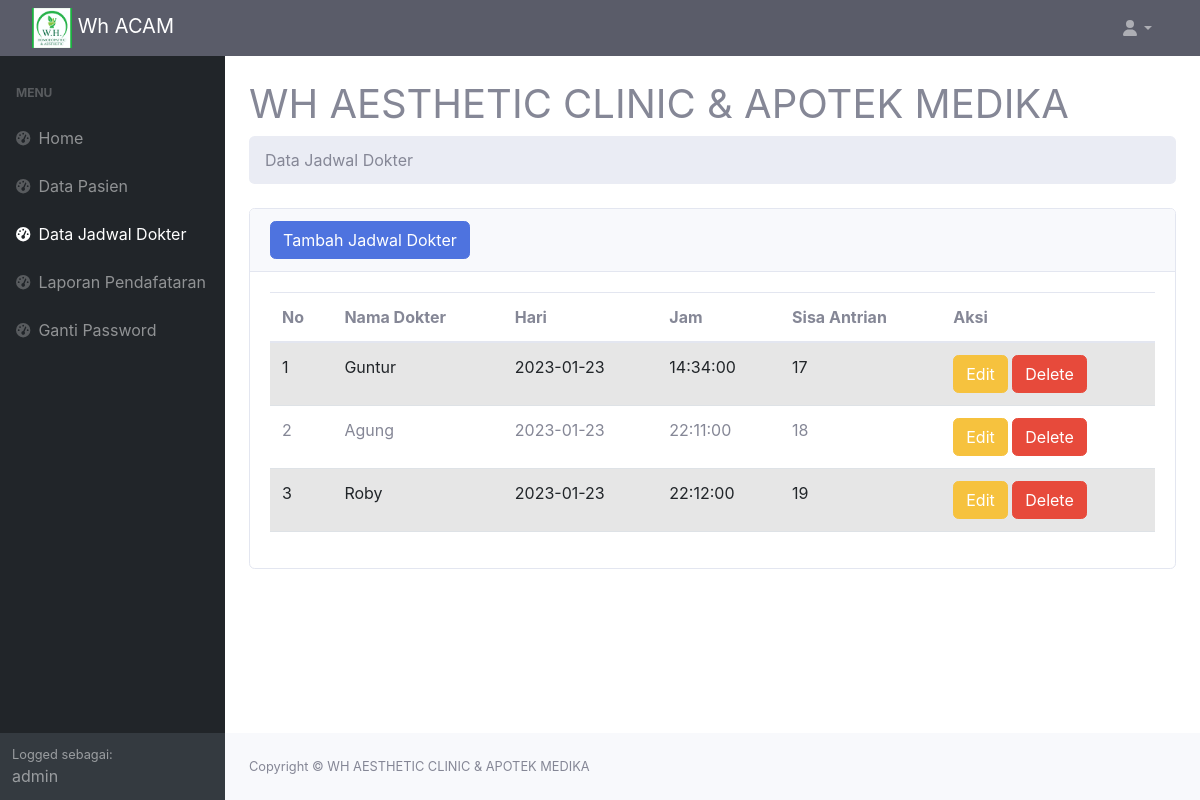
The page /component/dashboard/data_jadwal.php (signed in) on the database its author committed.
### tables this page shows
CREATE TABLE `data_jadwal_dokter` (
  `id_jadwal_dokter` int(5) NOT NULL,
  `nama_dokter` varchar(50) NOT NULL,
  `tanggal_jadwal` date NOT NULL,
  `jam_jadwal` time NOT NULL
);

### component/dashboard/data_jadwal.php (the view, shortened to what this page needs)
<?php
require '../database/koneksi.php';
?>
<!DOCTYPE html>
<html lang="en">
<head>
    <link href="https://cdn.jsdelivr.net/npm/simple-datatables@latest/dist/style.css" rel="stylesheet" />
    <link href="../../css/styles.css" rel="stylesheet" />
    <link href="../../css/sb-admin-2.min.css" rel="stylesheet">
</head>
<body class="sb-nav-fixed">
    <nav class="sb-topnav navbar navbar-expand navbar-dark bg-dark">
        <a class="navbar-brand ps-3" href="index.php"><img src="../../images/logo.png" width="40" height="40">  Wh ACAM</a>
        <ul class="navbar-nav ms-auto ms-md-0 me-3 me-lg-4">
            <li class="nav-item dropdown">
                <a class="nav-link dropdown-toggle" id="navbarDropdown" href="#" role="button" data-bs-toggle="dropdown" aria-expanded="false"><i class="fas fa-user fa-fw"></i></a>
            </li>
        </ul>
    </nav>
    <div id="layoutSidenav">
        <div id="layoutSidenav_nav">
            <nav class="sb-sidenav accordion sb-sidenav-dark" id="sidenavAccordion">
                <div class="sb-sidenav-menu">
                    <div class="nav">
                        <div class="sb-sidenav-menu-heading">Menu</div>
                            <a class="nav-link" href="index.php">
                            <div class="sb-nav-link-icon"><i class="fas fa-tachometer-alt"></i></div>
                            Home
                        </a>
                        <a class="nav-link" href="data_pasien.php">
                            <div class="sb-nav-link-icon"><i class="fas fa-tachometer-alt"></i></div>
                            Data Pasien
                        </a>
                        <a class="nav-link active" href="data_jadwal.php">
                            <div class="sb-nav-link-icon"><i class="fas fa-tachometer-alt"></i></div>
                            Data Jadwal Dokter
                        </a>
                        <a class="nav-link" href="data_laporan_pendaftaran.php">
                            <div class="sb-nav-link-icon"><i class="fas fa-tachometer-alt"></i></div>
                            Laporan Pendafataran
                        </a>
                        <a class="nav-link" href="ganti_password.php">
                            <div class="sb-nav-link-icon"><i class="fas fa-tachometer-alt"></i></div>
                            Ganti Password
                        </a>
                    </div>
                </div>
                <div class="sb-sidenav-footer">
                    <div class="small">Logged sebagai:</div>
                    <?php
                    if ($_SESSION['admin'] == True) {
                        echo $_SESSION['name'];
                    }
                    else{
                    }
                    ?>
                </div>
            </nav>
        </div>
        <div id="layoutSidenav_content">
            <main>
                <div class="container-fluid px-4">
                    <h1 class="mt-4">WH AESTHETIC CLINIC & APOTEK MEDIKA</h1>
                    <ol class="breadcrumb mb-4">
                        <li class="breadcrumb-item active">Data Jadwal Dokter</li>
                    </ol>
                    <div class="card mb-4">
                        <div class="card-header">
                            <?php
                            if ($_SESSION['admin'] == True) {
                                echo '<button type="button" class="btn btn-primary" data-bs-toggle="modal" data-bs-target="#myModal">
                                Tambah Jadwal Dokter</button>';
                            }
                            else{
                            }
                            ?>
                        </div>
                        <div class="card-body">
                            <?php
                            if ($_SESSION['admin'] == True) {
                                ?>
                                <table class="table table-striped">
                                <thead>
                                    <tr>
                                        <th>No</th>
                                        <th>Nama Dokter</th>
                                        <th>Hari</th>
                                        <th>Jam</th>
                                        <th>Sisa Antrian</th>
                                        <th>Aksi</th>
                                    </tr>
                                </thead>
                                <tbody>
                                    <?php
                                    $ambildatadokter = mysqli_query($koneksi, "SELECT * FROM data_jadwal_dokter");
                                    $i = 1;
                                    while ($data = mysqli_fetch_array($ambildatadokter)) {
                                        $ijd = $data['id_jadwal_dokter'];
                                        $nama_dokter = $data['nama_dokter'];
                                        $tanggal_jadwal = $data['tanggal_jadwal'];
                                        $jam_jadwal = $data['jam_jadwal'];
                                        $queryantrian = mysqli_query($koneksi, "SELECT COUNT(*) totalantrian FROM pendaftaran WHERE id_jadwal_dokter='$ijd'");
                                        $dataantrian = mysqli_fetch_assoc($queryantrian);
                                    ?>
                                        <tr>
                                            <td><?= $i++; ?></td>
                                            <td><?= $nama_dokter; ?></td>
                                            <td><?= $tanggal_jadwal; ?></td>
                                            <td><?= $jam_jadwal; ?></td>
                                            <td><?= 20 - $dataantrian['totalantrian'] ?? 0; ?></td>
                                            <td>
                                                <button type="button" class="btn btn-warning" data-bs-toggle="modal" data-bs-target="#edit<?= $ijd; ?>">Edit</button>
                                                <button type="button" class="btn btn-danger" data-bs-toggle="modal" data-bs-target="#delete<?= $ijd; ?>">Delete</button>
                                            </td>
                                        </tr>
                                    <?php
                                    }
                                    ?>
                                </tbody>
                            </table>
                            <?php
                            } ?>
                        </div>
                    </div>
                </div>
            </main>
            <footer class="py-4 bg-light mt-auto">
                <div class="container-fluid px-4">
                    <div class="d-flex align-items-center justify-content-between small">
                        <div class="text-muted">Copyright &copy; WH AESTHETIC CLINIC & APOTEK MEDIKA</div>
                    </div>
                </div>
            </footer>
        </div>
    </div>
</body>
</html>

### rows shown on the page
data_jadwal_dokter: nama_dokter "Guntur", tanggal_jadwal "2023-01-23", jam_jadwal "14:34:00", totalantrian "17"
data_jadwal_dokter: nama_dokter "Agung", tanggal_jadwal "2023-01-23", jam_jadwal "22:11:00", totalantrian "18"
data_jadwal_dokter: nama_dokter "Roby", tanggal_jadwal "2023-01-23", jam_jadwal "22:12:00", totalantrian "19"

### other values the page prints
$_SESSION['name'] "admin"
